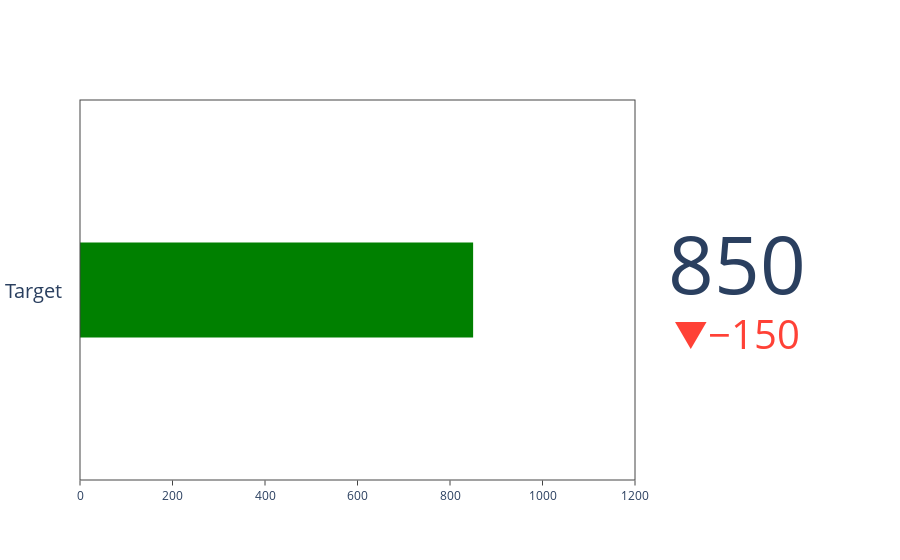

Notebook cell for this chart:
### Markdown cell above
#### 5. Bullet Chart
This energy bar is also called a bullet chart. It actually looks like a running meter you might be familiar with it from the battery status on your smartphone.

In our data example:

The target is 1000.
The actual value reached is 850.
This makes it perfect for product analysis, as analysts can quickly see the performance against the target.

Nothing is hard to understand in this chart. Think of it like a meter:

The filled bar indicates sales achieved.
The empty space shows how much is still left to reach the target.
The digits outside the box with arrows pointing down tell you exactly how much you’re missing.
Believe me, these charts are in high demand in data visualization.

### Code cell
import plotly.graph_objects as go

target = 1000
actual = 850

fig = go.Figure(go.Indicator(
    mode="number+gauge+delta",
    value=actual,
    delta={'reference': target},
    gauge={'shape': "bullet", 'axis': {'range':[0,target*1.2]}},
    title={'text': "Monthly Sales vs Target"}
))
fig.show()

### Figure 1 — Plotly figure (JSON) as saved in the notebook; plotly's stock layout.template omitted (floating-point values rounded to 4 significant figures)
{"data": [{"delta": {"reference": 1000}, "gauge": {"axis": {"range": [0, 1200]}, "shape": "bullet"}, "mode": "number+gauge+delta", "title": {"text": "Monthly Sales vs Target"}, "type": "indicator", "value": 850}], "layout": {}}
